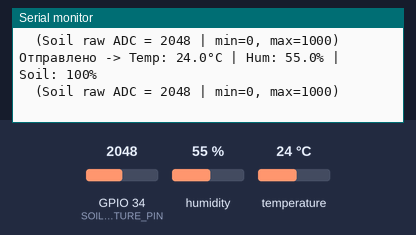
Simulated run of this program. Board: ESP32. Parts: the last lines printed to the serial monitor. The test bench sets the inputs (shaded band); at power-on: GPIO 34 (SOIL_MOISTURE_PIN) = 2048, humidity 55 %, temperature 24 °C (analog values on the 0–4095 scale). Nothing arrives over Bluetooth unless stated; a phone connects over Bluetooth LE 3 s after start.

Above: at 19.8 s.
19.9 s: GPIO 34 (SOIL_MOISTURE_PIN) set to 1044
At 21.1 s:
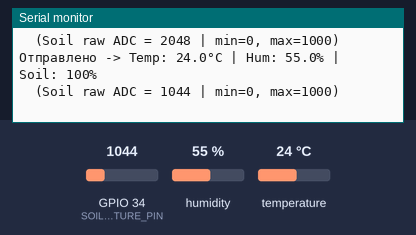
26.3 s: GPIO 34 (SOIL_MOISTURE_PIN) set to 999
At 27.5 s:
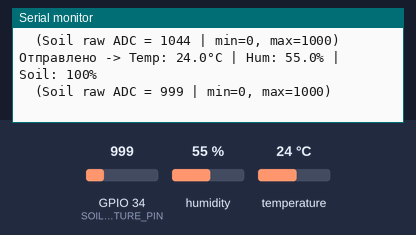
Timing chart, 0 to 29.3 s (numbered marks = the images above; inputs shaded):
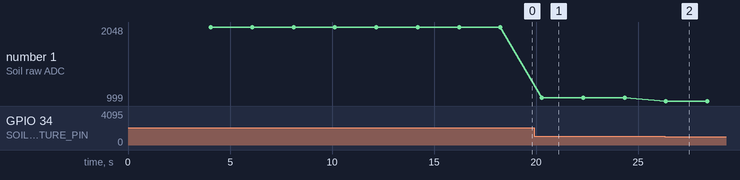

Measured:
- after the input at 19.9 s, the serial monitor: prints a new line after 0.38 s (image 1)
- after the input at 26.3 s, the serial monitor: prints a new line after 0.06 s (image 2)
- plotted number 1: 2048 → 1044 after the input at 19.9 s, 1044 → 999 after the input at 26.3 s

The program:

main.cpp
```cpp
#include <Arduino.h>                    // Базовая библиотека Arduino
#include <DHT.h>                        // Библиотека для работы с датчиком DHT11
#include <NimBLEDevice.h>               // Лёгкая и современная библиотека BLE

#define DHTPIN 23                       // Пин, к которому подключён датчик DHT11
#define DHTTYPE DHT11                   // Тип датчика — DHT11
DHT dht(DHTPIN, DHTTYPE);               // Создаём объект датчика

// ==================== Пины и калибровка датчика влажности почвы YL-69 (FC-28) ====================
// ВАЖНО: Используйте ТОЛЬКО пины ADC1 (GPIO 32, 33, 34, 35, 36, 39), когда работает BLE!
// GPIO 34 — отличный выбор (ADC1_CH6), безопасен с NimBLE.
#define SOIL_MOISTURE_PIN 34

// === КАЛИБРОВКА (ОБЯЗАТЕЛЬНО СДЕЛАЙТЕ ПОД СЕБЯ!) ===
// Датчик YL-69 имеет ИНВЕРТИРОВАННЫЙ выход:
//   высокое значение analogRead = сухая почва
//   низкое значение analogRead  = влажная почва / вода
//
// Ваши указанные диапазоны (0-300 сухая, 700+ мокрая) для 10-бит ADC, скорее всего, имеют противоположную полярность.
// Стандартное поведение YL-69 (подтверждено множеством гайдов):
//   сухая почва → ~3000-4095 (на ESP32 12 бит при питании 3.3V)
//   очень влажная/вода → ~800-2000
//
// Как откалибровать:
// 1. Загрузите код, откройте Serial Monitor.
// 2. Поместите датчик в СУХУЮ почву → запишите значение analogRead → поставьте в SOIL_DRY
// 3. Поместите датчик в ВОДУ или очень влажную почву → запишите значение → SOIL_WET (должно быть МЕНЬШЕ dry)
// 4. Перезагрузите и проверьте проценты влажности.
#define SOIL_MIN 0      // значение raw ADC = 0% влажности
#define SOIL_MAX 1000   // значение raw ADC = 100% влажности

// ===========================================================================================

// ==================== Структура данных ====================
struct SensorData {                     // Структура для хранения данных (теперь 12 байт)
    float temperature;                  // Температура (4 байта)
    float humidity;                     // Влажность (4 байта)
    float soilMoisture;                 // Влажность почвы в % (0-100). 0 = сухо, 100 = очень влажно
};
// ========================================================

NimBLEServer* pServer = nullptr;                    // Указатель на BLE-сервер
NimBLECharacteristic* pDataCharacteristic = nullptr; // Указатель на характеристику (канал данных)

bool deviceConnected = false;                       // Флаг: подключено ли устройство

// Класс для обработки событий подключения/отключения
class MyServerCallbacks : public NimBLEServerCallbacks {
public:
    void onConnect(NimBLEServer* pServer) {
        deviceConnected = true;                     // Устанавливаем флаг подключения
        Serial.println("Connected");                // Выводим сообщение
    }
    void onDisconnect(NimBLEServer* pServer) {
        deviceConnected = false;                    // Сбрасываем флаг
        Serial.println("Disconnected");             // Выводим сообщение
    }
};

void setup() {
    Serial.begin(115200);
    dht.begin();

    // Настройка ADC для точного 12-битного чтения (0-4095)
    analogReadResolution(12);

    // ==================== ПОДКЛЮЧЕНИЕ ДАТЧИКА YL-69 ====================
    // РЕКОМЕНДУЕТСЯ: Питание датчика от пина 3.3V ESP32 (безопасно, нет риска >3.3V на ADC)
    //   VCC  датчика → 3.3V ESP32
    //   GND  датчика → GND ESP32
    //   AOUT (аналоговый выход) → GPIO 34 (SOIL_MOISTURE_PIN)
    //
    // АЛЬТЕРНАТИВА (если нужно 5V):
    //   Питайте VCC от 5V, но ОБЯЗАТЕЛЬНО поставьте делитель напряжения на AOUT!
    //   Пример: 10kΩ между AOUT и GPIO34 + 10kΩ между GPIO34 и GND (или рассчитайте под 4.2V → ~3.0V)
    //   Иначе можно повредить ESP32!
    //
    // Не используйте цифровой выход D0 — мы используем аналоговый для точности.
    // =====================================================================

    NimBLEDevice::init("ESP32_Temp_Hum");

    pServer = NimBLEDevice::createServer();                    // Сначала создаём сервер

    static MyServerCallbacks callbacks;
    pServer->setCallbacks(&callbacks);                         // Говорим: "если кто-то подключится — сообщи"

    NimBLEService* pService = pServer->createService("12345678-1234-5678-1234-56789abcdef0");           // Создаём "папку" для данных

    pDataCharacteristic = pService->createCharacteristic(       // Создаём "файл" внутри папки
        "12345678-1234-5678-1234-56789abcdef1",
        NIMBLE_PROPERTY::READ | NIMBLE_PROPERTY::NOTIFY
    );

    pService->start();
    NimBLEDevice::getAdvertising()->start();

    Serial.println("BLE запущен! Ищи 'ESP32_Temp_Hum'");
    Serial.println("Отправка бинарных данных (Temp + Hum + SoilMoisture %)");
    Serial.println(">>> Не забудьте откалибровать SOIL_DRY и SOIL_WET под вашу почву!");
}

void loop() {
    delay(2000);

    float t = dht.readTemperature();
    float h = dht.readHumidity();
    int soilRaw = analogRead(SOIL_MOISTURE_PIN);

    if (isnan(t) || isnan(h)) {
        Serial.println("Ошибка чтения DHT11!");
        return;
    }

// Вычисление влажности почвы (простая линейная шкала 0–1000 → 0–100%)
    float soilMoisture = 0.0;

    if (soilRaw <= SOIL_MIN) {
        soilMoisture = 0.0;
    }
    else if (soilRaw >= SOIL_MAX) {
        soilMoisture = 100.0;
    }
    else {
        soilMoisture = (float)soilRaw / (float)SOIL_MAX * 100.0;
    }

    SensorData data = {t, h, soilMoisture};

    // Отправляем данные только если есть подключение
    if (deviceConnected) {
        pDataCharacteristic->setValue((uint8_t*)&data, sizeof(data));  // Записываем данные в уже созданный "файл"
        pDataCharacteristic->notify();                                 // Говорим: "Эй, клиент, новые данные пришли!"
        Serial.printf("Отправлено -> Temp: %.1f°C | Hum: %.1f%% | Soil: %.0f%%\n", t, h, soilMoisture);
        Serial.printf("  (Soil raw ADC = %d | min=%d, max=%d)\n", soilRaw, SOIL_MIN, SOIL_MAX);
    }
}
```
